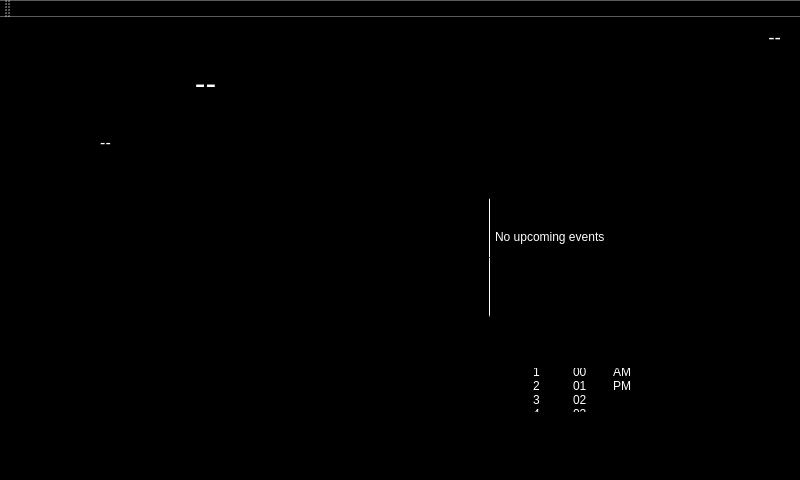
<?xml version="1.0" encoding="UTF-8"?>
<ui version="4.0">
 <class>MainWindow</class>
 <widget class="QMainWindow" name="MainWindow">
  <property name="geometry">
   <rect>
    <x>0</x>
    <y>0</y>
    <width>800</width>
    <height>480</height>
   </rect>
  </property>
  <property name="cursor">
   <cursorShape>BlankCursor</cursorShape>
  </property>
  <property name="windowTitle">
   <string>Viper</string>
  </property>
  <property name="styleSheet">
   <string notr="true">background-color: rgb(0, 0, 0);</string>
  </property>
  <widget class="QWidget" name="centralWidget">
   <widget class="QWidget" name="timeWidget" native="true">
    <property name="geometry">
     <rect>
      <x>210</x>
      <y>170</y>
      <width>381</width>
      <height>141</height>
     </rect>
    </property>
    <widget class="QLCDNumber" name="timeDisplay">
     <property name="geometry">
      <rect>
       <x>-20</x>
       <y>0</y>
       <width>381</width>
       <height>141</height>
      </rect>
     </property>
     <property name="font">
      <font>
       <family>MS Shell Dlg 2</family>
       <italic>true</italic>
      </font>
     </property>
     <property name="styleSheet">
      <string notr="true">QLCDNumber{
    color: rgb(89, 89, 242);    
    background-color: rgb(0, 0, 0);
}</string>
     </property>
     <property name="digitCount">
      <number>5</number>
     </property>
    </widget>
   </widget>
   <widget class="QLabel" name="currentWeatherIcon">
    <property name="geometry">
     <rect>
      <x>40</x>
      <y>20</y>
      <width>131</width>
      <height>91</height>
     </rect>
    </property>
    <property name="text">
     <string>TextLabel</string>
    </property>
    <property name="scaledContents">
     <bool>true</bool>
    </property>
   </widget>
   <widget class="QLabel" name="temperatureLabel">
    <property name="geometry">
     <rect>
      <x>170</x>
      <y>50</y>
      <width>71</width>
      <height>31</height>
     </rect>
    </property>
    <property name="font">
     <font>
      <pointsize>24</pointsize>
     </font>
    </property>
    <property name="styleSheet">
     <string notr="true">color: rgb(255, 255, 255);</string>
    </property>
    <property name="text">
     <string>--</string>
    </property>
    <property name="alignment">
     <set>Qt::AlignCenter</set>
    </property>
   </widget>
   <widget class="QLabel" name="dateLabel">
    <property name="geometry">
     <rect>
      <x>430</x>
      <y>0</y>
      <width>351</width>
      <height>41</height>
     </rect>
    </property>
    <property name="font">
     <font>
      <pointsize>14</pointsize>
     </font>
    </property>
    <property name="styleSheet">
     <string notr="true">color: rgb(255, 255, 255);</string>
    </property>
    <property name="text">
     <string>--</string>
    </property>
    <property name="alignment">
     <set>Qt::AlignRight|Qt::AlignTrailing|Qt::AlignVCenter</set>
    </property>
   </widget>
   <widget class="QLabel" name="currentWeatherDescription">
    <property name="geometry">
     <rect>
      <x>10</x>
      <y>100</y>
      <width>191</width>
      <height>51</height>
     </rect>
    </property>
    <property name="font">
     <font>
      <pointsize>12</pointsize>
     </font>
    </property>
    <property name="styleSheet">
     <string notr="true">color: rgb(255, 255, 255);</string>
    </property>
    <property name="text">
     <string>--</string>
    </property>
    <property name="alignment">
     <set>Qt::AlignCenter</set>
    </property>
    <property name="wordWrap">
     <bool>true</bool>
    </property>
   </widget>
   <widget class="QToolButton" name="alarmToolButton">
    <property name="geometry">
     <rect>
      <x>740</x>
      <y>340</y>
      <width>51</width>
      <height>51</height>
     </rect>
    </property>
    <property name="toolTipDuration">
     <number>-1</number>
    </property>
    <property name="styleSheet">
     <string notr="true"/>
    </property>
    <property name="text">
     <string>...</string>
    </property>
    <property name="icon">
     <iconset>
      <normalon>images/alarm-clock.png</normalon>
     </iconset>
    </property>
    <property name="iconSize">
     <size>
      <width>64</width>
      <height>64</height>
     </size>
    </property>
    <property name="autoExclusive">
     <bool>false</bool>
    </property>
    <property name="autoRaise">
     <bool>true</bool>
    </property>
   </widget>
   <widget class="QFrame" name="alarmWidget">
    <property name="geometry">
     <rect>
      <x>490</x>
      <y>310</y>
      <width>300</width>
      <height>111</height>
     </rect>
    </property>
    <property name="sizePolicy">
     <sizepolicy hsizetype="Preferred" vsizetype="Fixed">
      <horstretch>0</horstretch>
      <verstretch>0</verstretch>
     </sizepolicy>
    </property>
    <property name="maximumSize">
     <size>
      <width>1000</width>
      <height>111</height>
     </size>
    </property>
    <property name="styleSheet">
     <string notr="true"/>
    </property>
    <property name="frameShape">
     <enum>QFrame::StyledPanel</enum>
    </property>
    <property name="frameShadow">
     <enum>QFrame::Plain</enum>
    </property>
    <property name="lineWidth">
     <number>1</number>
    </property>
    <property name="midLineWidth">
     <number>0</number>
    </property>
    <widget class="QListWidget" name="hourListWidget">
     <property name="geometry">
      <rect>
       <x>40</x>
       <y>10</y>
       <width>31</width>
       <height>75</height>
      </rect>
     </property>
     <property name="sizePolicy">
      <sizepolicy hsizetype="Fixed" vsizetype="Fixed">
       <horstretch>0</horstretch>
       <verstretch>0</verstretch>
      </sizepolicy>
     </property>
     <property name="maximumSize">
      <size>
       <width>31</width>
       <height>75</height>
      </size>
     </property>
     <property name="styleSheet">
      <string notr="true">background-color: transparent;
color: rgb(255, 255, 255);</string>
     </property>
     <property name="frameShape">
      <enum>QFrame::NoFrame</enum>
     </property>
     <property name="frameShadow">
      <enum>QFrame::Plain</enum>
     </property>
     <property name="lineWidth">
      <number>1</number>
     </property>
     <property name="verticalScrollBarPolicy">
      <enum>Qt::ScrollBarAlwaysOff</enum>
     </property>
     <property name="horizontalScrollBarPolicy">
      <enum>Qt::ScrollBarAlwaysOff</enum>
     </property>
     <property name="autoScroll">
      <bool>false</bool>
     </property>
     <property name="editTriggers">
      <set>QAbstractItemView::NoEditTriggers</set>
     </property>
     <property name="verticalScrollMode">
      <enum>QAbstractItemView::ScrollPerPixel</enum>
     </property>
     <item>
      <property name="text">
       <string/>
      </property>
     </item>
     <item>
      <property name="text">
       <string/>
      </property>
     </item>
     <item>
      <property name="text">
       <string>1</string>
      </property>
     </item>
     <item>
      <property name="text">
       <string>2</string>
      </property>
     </item>
     <item>
      <property name="text">
       <string>3</string>
      </property>
     </item>
     <item>
      <property name="text">
       <string>4</string>
      </property>
     </item>
     <item>
      <property name="text">
       <string>5</string>
      </property>
     </item>
     <item>
      <property name="text">
       <string>6</string>
      </property>
     </item>
     <item>
      <property name="text">
       <string>7</string>
      </property>
     </item>
     <item>
      <property name="text">
       <string>8</string>
      </property>
     </item>
     <item>
      <property name="text">
       <string>9</string>
      </property>
     </item>
     <item>
      <property name="text">
       <string>10</string>
      </property>
     </item>
     <item>
      <property name="text">
       <string>11</string>
      </property>
     </item>
     <item>
      <property name="text">
       <string>12</string>
      </property>
     </item>
     <item>
      <property name="text">
       <string/>
      </property>
     </item>
     <item>
      <property name="text">
       <string/>
      </property>
     </item>
    </widget>
    <widget class="QListWidget" name="minuteListWidget">
     <property name="geometry">
      <rect>
       <x>80</x>
       <y>10</y>
       <width>31</width>
       <height>75</height>
      </rect>
     </property>
     <property name="sizePolicy">
      <sizepolicy hsizetype="Fixed" vsizetype="Fixed">
       <horstretch>0</horstretch>
       <verstretch>0</verstretch>
      </sizepolicy>
     </property>
     <property name="maximumSize">
      <size>
       <width>31</width>
       <height>75</height>
      </size>
     </property>
     <property name="styleSheet">
      <string notr="true">background-color: transparent;
color: rgb(255, 255, 255);</string>
     </property>
     <property name="frameShape">
      <enum>QFrame::NoFrame</enum>
     </property>
     <property name="frameShadow">
      <enum>QFrame::Plain</enum>
     </property>
     <property name="lineWidth">
      <number>1</number>
     </property>
     <property name="verticalScrollBarPolicy">
      <enum>Qt::ScrollBarAlwaysOff</enum>
     </property>
     <property name="horizontalScrollBarPolicy">
      <enum>Qt::ScrollBarAlwaysOff</enum>
     </property>
     <property name="autoScroll">
      <bool>false</bool>
     </property>
     <property name="editTriggers">
      <set>QAbstractItemView::NoEditTriggers</set>
     </property>
     <property name="verticalScrollMode">
      <enum>QAbstractItemView::ScrollPerPixel</enum>
     </property>
     <property name="selectionRectVisible">
      <bool>true</bool>
     </property>
     <item>
      <property name="text">
       <string/>
      </property>
     </item>
     <item>
      <property name="text">
       <string/>
      </property>
     </item>
     <item>
      <property name="text">
       <string>00</string>
      </property>
     </item>
     <item>
      <property name="text">
       <string>01</string>
      </property>
     </item>
     <item>
      <property name="text">
       <string>02</string>
      </property>
     </item>
     <item>
      <property name="text">
       <string>03</string>
      </property>
     </item>
     <item>
      <property name="text">
       <string>04</string>
      </property>
     </item>
     <item>
      <property name="text">
       <string>05</string>
      </property>
     </item>
     <item>
      <property name="text">
       <string>06</string>
      </property>
     </item>
     <item>
      <property name="text">
       <string>07</string>
      </property>
     </item>
     <item>
      <property name="text">
       <string>08</string>
      </property>
     </item>
     <item>
      <property name="text">
       <string>09</string>
      </property>
     </item>
     <item>
      <property name="text">
       <string>10</string>
      </property>
     </item>
     <item>
      <property name="text">
       <string>11</string>
      </property>
     </item>
     <item>
      <property name="text">
       <string>12</string>
      </property>
     </item>
     <item>
      <property name="text">
       <string>13</string>
      </property>
     </item>
     <item>
      <property name="text">
       <string>14</string>
      </property>
     </item>
     <item>
      <property name="text">
       <string>15</string>
      </property>
     </item>
     <item>
      <property name="text">
       <string>16</string>
      </property>
     </item>
     <item>
      <property name="text">
       <string>17</string>
      </property>
     </item>
     <item>
      <property name="text">
       <string>18</string>
      </property>
     </item>
     <item>
      <property name="text">
       <string>19</string>
      </property>
     </item>
     <item>
      <property name="text">
       <string>20</string>
      </property>
     </item>
     <item>
      <property name="text">
       <string>21</string>
      </property>
     </item>
     <item>
      <property name="text">
       <string>22</string>
      </property>
     </item>
     <item>
      <property name="text">
       <string>23</string>
      </property>
     </item>
     <item>
      <property name="text">
       <string>24</string>
      </property>
     </item>
     <item>
      <property name="text">
       <string>25</string>
      </property>
     </item>
     <item>
      <property name="text">
       <string>26</string>
      </property>
     </item>
     <item>
      <property name="text">
       <string>27</string>
      </property>
     </item>
     <item>
      <property name="text">
       <string>28</string>
      </property>
     </item>
     <item>
      <property name="text">
       <string>29</string>
      </property>
     </item>
     <item>
      <property name="text">
       <string>30</string>
      </property>
     </item>
     <item>
      <property name="text">
       <string>31</string>
      </property>
     </item>
     <item>
      <property name="text">
       <string>32</string>
      </property>
     </item>
     <item>
      <property name="text">
       <string>33</string>
      </property>
     </item>
     <item>
      <property name="text">
       <string>34</string>
      </property>
     </item>
     <item>
      <property name="text">
       <string>35</string>
      </property>
     </item>
     <item>
      <property name="text">
       <string>36</string>
      </property>
     </item>
     <item>
      <property name="text">
       <string>37</string>
      </property>
     </item>
     <item>
      <property name="text">
       <string>38</string>
      </property>
     </item>
     <item>
      <property name="text">
       <string>39</string>
      </property>
     </item>
     <item>
      <property name="text">
       <string>40</string>
      </property>
     </item>
     <item>
      <property name="text">
       <string>41</string>
      </property>
     </item>
     <item>
      <property name="text">
       <string>42</string>
      </property>
     </item>
     <item>
      <property name="text">
       <string>43</string>
      </property>
     </item>
     <item>
      <property name="text">
       <string>44</string>
      </property>
     </item>
     <item>
      <property name="text">
       <string>45</string>
      </property>
     </item>
     <item>
      <property name="text">
       <string>46</string>
      </property>
     </item>
     <item>
      <property name="text">
       <string>47</string>
      </property>
     </item>
     <item>
      <property name="text">
       <string>48</string>
      </property>
     </item>
     <item>
      <property name="text">
       <string>49</string>
      </property>
     </item>
     <item>
      <property name="text">
       <string>50</string>
      </property>
     </item>
     <item>
      <property name="text">
       <string>51</string>
      </property>
     </item>
     <item>
      <property name="text">
       <string>52</string>
      </property>
     </item>
     <item>
      <property name="text">
       <string>53</string>
      </property>
     </item>
     <item>
      <property name="text">
       <string>54</string>
      </property>
     </item>
     <item>
      <property name="text">
       <string>55</string>
      </property>
     </item>
     <item>
      <property name="text">
       <string>56</string>
      </property>
     </item>
     <item>
      <property name="text">
       <string>57</string>
      </property>
     </item>
     <item>
      <property name="text">
       <string>58</string>
      </property>
     </item>
     <item>
      <property name="text">
       <string>59</string>
      </property>
     </item>
     <item>
      <property name="text">
       <string/>
      </property>
     </item>
     <item>
      <property name="text">
       <string/>
      </property>
     </item>
    </widget>
    <widget class="QListWidget" name="amPmListWidget">
     <property name="geometry">
      <rect>
       <x>120</x>
       <y>10</y>
       <width>31</width>
       <height>75</height>
      </rect>
     </property>
     <property name="sizePolicy">
      <sizepolicy hsizetype="Fixed" vsizetype="Fixed">
       <horstretch>0</horstretch>
       <verstretch>0</verstretch>
      </sizepolicy>
     </property>
     <property name="maximumSize">
      <size>
       <width>31</width>
       <height>75</height>
      </size>
     </property>
     <property name="styleSheet">
      <string notr="true">background-color: transparent;
color: rgb(255, 255, 255);</string>
     </property>
     <property name="frameShape">
      <enum>QFrame::NoFrame</enum>
     </property>
     <property name="frameShadow">
      <enum>QFrame::Plain</enum>
     </property>
     <property name="lineWidth">
      <number>1</number>
     </property>
     <property name="verticalScrollBarPolicy">
      <enum>Qt::ScrollBarAlwaysOff</enum>
     </property>
     <property name="horizontalScrollBarPolicy">
      <enum>Qt::ScrollBarAlwaysOff</enum>
     </property>
     <property name="autoScroll">
      <bool>false</bool>
     </property>
     <property name="editTriggers">
      <set>QAbstractItemView::NoEditTriggers</set>
     </property>
     <property name="verticalScrollMode">
      <enum>QAbstractItemView::ScrollPerPixel</enum>
     </property>
     <property name="selectionRectVisible">
      <bool>true</bool>
     </property>
     <item>
      <property name="text">
       <string/>
      </property>
     </item>
     <item>
      <property name="text">
       <string/>
      </property>
     </item>
     <item>
      <property name="text">
       <string>AM</string>
      </property>
     </item>
     <item>
      <property name="text">
       <string>PM</string>
      </property>
     </item>
     <item>
      <property name="text">
       <string/>
      </property>
     </item>
     <item>
      <property name="text">
       <string/>
      </property>
     </item>
    </widget>
    <widget class="QToolButton" name="alarmOnToolButton">
     <property name="enabled">
      <bool>true</bool>
     </property>
     <property name="geometry">
      <rect>
       <x>160</x>
       <y>30</y>
       <width>101</width>
       <height>51</height>
      </rect>
     </property>
     <property name="styleSheet">
      <string notr="true">background-color: transparent;</string>
     </property>
     <property name="text">
      <string>...</string>
     </property>
     <property name="icon">
      <iconset>
       <normalon>images/ON-switch medium.png</normalon>
      </iconset>
     </property>
     <property name="iconSize">
      <size>
       <width>128</width>
       <height>128</height>
      </size>
     </property>
     <property name="autoExclusive">
      <bool>false</bool>
     </property>
     <property name="toolButtonStyle">
      <enum>Qt::ToolButtonIconOnly</enum>
     </property>
     <property name="autoRaise">
      <bool>true</bool>
     </property>
    </widget>
    <widget class="QToolButton" name="alarmOffToolButton">
     <property name="enabled">
      <bool>true</bool>
     </property>
     <property name="geometry">
      <rect>
       <x>160</x>
       <y>30</y>
       <width>101</width>
       <height>51</height>
      </rect>
     </property>
     <property name="styleSheet">
      <string notr="true">background-color: transparent;</string>
     </property>
     <property name="text">
      <string>...</string>
     </property>
     <property name="icon">
      <iconset>
       <normalon>images/OFF-switch medium.png</normalon>
      </iconset>
     </property>
     <property name="iconSize">
      <size>
       <width>128</width>
       <height>128</height>
      </size>
     </property>
     <property name="autoExclusive">
      <bool>false</bool>
     </property>
     <property name="toolButtonStyle">
      <enum>Qt::ToolButtonIconOnly</enum>
     </property>
     <property name="autoRaise">
      <bool>true</bool>
     </property>
    </widget>
    <zorder>minuteListWidget</zorder>
    <zorder>hourListWidget</zorder>
    <zorder>amPmListWidget</zorder>
    <zorder>alarmOnToolButton</zorder>
    <zorder>alarmOffToolButton</zorder>
   </widget>
   <widget class="QToolButton" name="pandoraToolButton">
    <property name="geometry">
     <rect>
      <x>740</x>
      <y>270</y>
      <width>51</width>
      <height>51</height>
     </rect>
    </property>
    <property name="toolTipDuration">
     <number>-1</number>
    </property>
    <property name="styleSheet">
     <string notr="true"/>
    </property>
    <property name="text">
     <string>...</string>
    </property>
    <property name="icon">
     <iconset>
      <normalon>images/pandora.png</normalon>
     </iconset>
    </property>
    <property name="iconSize">
     <size>
      <width>64</width>
      <height>64</height>
     </size>
    </property>
    <property name="autoExclusive">
     <bool>false</bool>
    </property>
    <property name="autoRaise">
     <bool>true</bool>
    </property>
   </widget>
   <widget class="QFrame" name="pandoraWidget">
    <property name="geometry">
     <rect>
      <x>490</x>
      <y>240</y>
      <width>251</width>
      <height>111</height>
     </rect>
    </property>
    <property name="sizePolicy">
     <sizepolicy hsizetype="Preferred" vsizetype="Fixed">
      <horstretch>0</horstretch>
      <verstretch>0</verstretch>
     </sizepolicy>
    </property>
    <property name="maximumSize">
     <size>
      <width>1000</width>
      <height>111</height>
     </size>
    </property>
    <property name="styleSheet">
     <string notr="true"/>
    </property>
    <property name="frameShape">
     <enum>QFrame::StyledPanel</enum>
    </property>
    <property name="frameShadow">
     <enum>QFrame::Plain</enum>
    </property>
    <property name="lineWidth">
     <number>1</number>
    </property>
    <property name="midLineWidth">
     <number>0</number>
    </property>
    <widget class="QToolButton" name="playToolButton">
     <property name="enabled">
      <bool>true</bool>
     </property>
     <property name="geometry">
      <rect>
       <x>110</x>
       <y>60</y>
       <width>41</width>
       <height>31</height>
      </rect>
     </property>
     <property name="styleSheet">
      <string notr="true">background-color: transparent;</string>
     </property>
     <property name="text">
      <string>...</string>
     </property>
     <property name="icon">
      <iconset>
       <normalon>images/play_button.png</normalon>
      </iconset>
     </property>
     <property name="iconSize">
      <size>
       <width>128</width>
       <height>128</height>
      </size>
     </property>
     <property name="autoExclusive">
      <bool>false</bool>
     </property>
     <property name="toolButtonStyle">
      <enum>Qt::ToolButtonIconOnly</enum>
     </property>
     <property name="autoRaise">
      <bool>true</bool>
     </property>
    </widget>
    <widget class="QToolButton" name="stopToolButton">
     <property name="geometry">
      <rect>
       <x>70</x>
       <y>60</y>
       <width>41</width>
       <height>31</height>
      </rect>
     </property>
     <property name="styleSheet">
      <string notr="true">background-color: transparent;</string>
     </property>
     <property name="text">
      <string>...</string>
     </property>
     <property name="icon">
      <iconset>
       <normalon>images/stop_button.png</normalon>
      </iconset>
     </property>
     <property name="iconSize">
      <size>
       <width>128</width>
       <height>128</height>
      </size>
     </property>
     <property name="autoExclusive">
      <bool>false</bool>
     </property>
     <property name="toolButtonStyle">
      <enum>Qt::ToolButtonIconOnly</enum>
     </property>
     <property name="autoRaise">
      <bool>true</bool>
     </property>
    </widget>
    <widget class="QToolButton" name="skipToolButton">
     <property name="geometry">
      <rect>
       <x>150</x>
       <y>60</y>
       <width>41</width>
       <height>31</height>
      </rect>
     </property>
     <property name="styleSheet">
      <string notr="true">background-color: transparent;</string>
     </property>
     <property name="text">
      <string>...</string>
     </property>
     <property name="icon">
      <iconset>
       <normalon>images/skip_button.png</normalon>
      </iconset>
     </property>
     <property name="iconSize">
      <size>
       <width>128</width>
       <height>128</height>
      </size>
     </property>
     <property name="autoExclusive">
      <bool>false</bool>
     </property>
     <property name="toolButtonStyle">
      <enum>Qt::ToolButtonIconOnly</enum>
     </property>
     <property name="autoRaise">
      <bool>true</bool>
     </property>
    </widget>
    <widget class="QToolButton" name="pauseToolButton">
     <property name="geometry">
      <rect>
       <x>110</x>
       <y>60</y>
       <width>41</width>
       <height>31</height>
      </rect>
     </property>
     <property name="styleSheet">
      <string notr="true">background-color: transparent;</string>
     </property>
     <property name="text">
      <string>...</string>
     </property>
     <property name="icon">
      <iconset>
       <normalon>images/pause_button.png</normalon>
      </iconset>
     </property>
     <property name="iconSize">
      <size>
       <width>128</width>
       <height>128</height>
      </size>
     </property>
     <property name="autoExclusive">
      <bool>false</bool>
     </property>
     <property name="toolButtonStyle">
      <enum>Qt::ToolButtonIconOnly</enum>
     </property>
     <property name="autoRaise">
      <bool>true</bool>
     </property>
    </widget>
    <widget class="QLabel" name="songLabel">
     <property name="geometry">
      <rect>
       <x>20</x>
       <y>40</y>
       <width>211</width>
       <height>20</height>
      </rect>
     </property>
     <property name="text">
      <string>TextLabel</string>
     </property>
    </widget>
    <zorder>pauseToolButton</zorder>
    <zorder>playToolButton</zorder>
    <zorder>stopToolButton</zorder>
    <zorder>skipToolButton</zorder>
    <zorder>songLabel</zorder>
   </widget>
   <widget class="QToolButton" name="calendarToolButton">
    <property name="geometry">
     <rect>
      <x>740</x>
      <y>200</y>
      <width>51</width>
      <height>51</height>
     </rect>
    </property>
    <property name="toolTipDuration">
     <number>-1</number>
    </property>
    <property name="styleSheet">
     <string notr="true"/>
    </property>
    <property name="text">
     <string>...</string>
    </property>
    <property name="icon">
     <iconset>
      <normalon>images/calendar_icon.png</normalon>
     </iconset>
    </property>
    <property name="iconSize">
     <size>
      <width>64</width>
      <height>64</height>
     </size>
    </property>
    <property name="autoExclusive">
     <bool>false</bool>
    </property>
    <property name="autoRaise">
     <bool>true</bool>
    </property>
   </widget>
   <widget class="QFrame" name="calendarWidget">
    <property name="geometry">
     <rect>
      <x>490</x>
      <y>170</y>
      <width>251</width>
      <height>111</height>
     </rect>
    </property>
    <property name="sizePolicy">
     <sizepolicy hsizetype="Preferred" vsizetype="Fixed">
      <horstretch>0</horstretch>
      <verstretch>0</verstretch>
     </sizepolicy>
    </property>
    <property name="maximumSize">
     <size>
      <width>1000</width>
      <height>111</height>
     </size>
    </property>
    <property name="styleSheet">
     <string notr="true"/>
    </property>
    <property name="frameShape">
     <enum>QFrame::StyledPanel</enum>
    </property>
    <property name="frameShadow">
     <enum>QFrame::Plain</enum>
    </property>
    <property name="lineWidth">
     <number>1</number>
    </property>
    <property name="midLineWidth">
     <number>0</number>
    </property>
    <widget class="QLabel" name="calendarLabel">
     <property name="geometry">
      <rect>
       <x>5</x>
       <y>5</y>
       <width>300</width>
       <height>90</height>
      </rect>
     </property>
     <property name="styleSheet">
      <string notr="true">color: rgb(255, 255, 255);</string>
     </property>
     <property name="text">
      <string>No upcoming events</string>
     </property>
     <property name="scaledContents">
      <bool>true</bool>
     </property>
     <property name="wordWrap">
      <bool>true</bool>
     </property>
    </widget>
   </widget>
   <widget class="QToolButton" name="calendarToolButton_2">
    <property name="geometry">
     <rect>
      <x>740</x>
      <y>130</y>
      <width>51</width>
      <height>51</height>
     </rect>
    </property>
    <property name="toolTipDuration">
     <number>-1</number>
    </property>
    <property name="styleSheet">
     <string notr="true"/>
    </property>
    <property name="text">
     <string>...</string>
    </property>
    <property name="icon">
     <iconset>
      <normalon>images/engineering.png</normalon>
     </iconset>
    </property>
    <property name="iconSize">
     <size>
      <width>64</width>
      <height>64</height>
     </size>
    </property>
    <property name="autoExclusive">
     <bool>false</bool>
    </property>
    <property name="autoRaise">
     <bool>true</bool>
    </property>
   </widget>
   <zorder>currentWeatherDescription</zorder>
   <zorder>timeWidget</zorder>
   <zorder>temperatureLabel</zorder>
   <zorder>currentWeatherIcon</zorder>
   <zorder>dateLabel</zorder>
   <zorder>alarmToolButton</zorder>
   <zorder>alarmWidget</zorder>
   <zorder>pandoraToolButton</zorder>
   <zorder>pandoraWidget</zorder>
   <zorder>calendarToolButton</zorder>
   <zorder>calendarWidget</zorder>
   <zorder>calendarToolButton_2</zorder>
  </widget>
  <widget class="QMenuBar" name="menuBar">
   <property name="geometry">
    <rect>
     <x>0</x>
     <y>0</y>
     <width>800</width>
     <height>21</height>
    </rect>
   </property>
  </widget>
  <widget class="QToolBar" name="mainToolBar">
   <attribute name="toolBarArea">
    <enum>TopToolBarArea</enum>
   </attribute>
   <attribute name="toolBarBreak">
    <bool>false</bool>
   </attribute>
  </widget>
  <widget class="QStatusBar" name="statusBar">
   <property name="sizeGripEnabled">
    <bool>false</bool>
   </property>
  </widget>
 </widget>
 <layoutdefault spacing="6" margin="11"/>
 <resources/>
 <connections/>
</ui>
